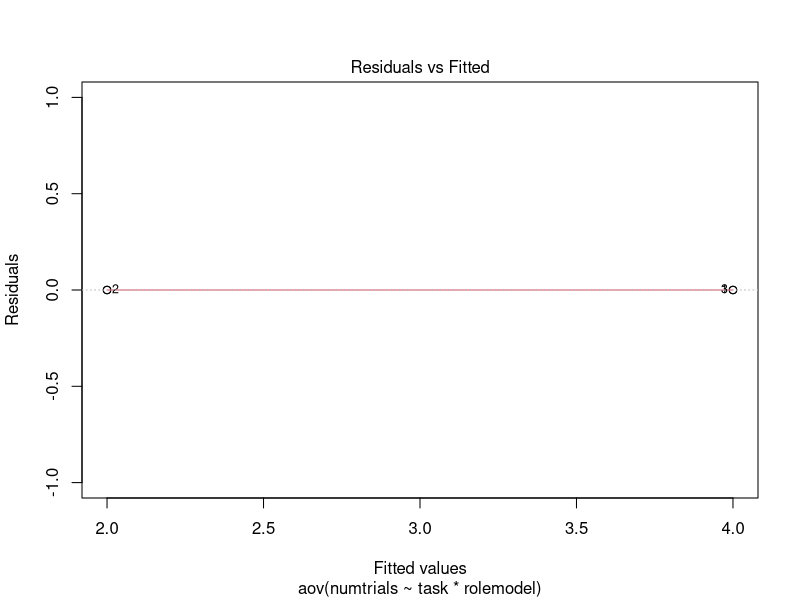

Write the R code that produced this figure. (Note: this script raises an error after producing the figure.)
## ---- chunk 1
library(tidyverse) # for data munging
library(knitr) # for kable table formating
library(ggthemes)
## ---- chunk 2

d <- read_csv("data/obrien2015_pilotA_November 14, 2017_10.54.csv")


## ---- chunk 3

#Filter out first two rows
d <- d %>%
  filter(!((IPAddress == "IP Address") |
           IPAddress == "{\"ImportId\":\"ipAddress\"}")) %>% #need the backlash to view the quote
  select(contains("DV"), condition, ResponseId)


## ---- chunk 4

d.tidy <- d %>%
  gather(dv, dvresponse, contains("DV")) %>%
  filter(!is.na(dvresponse)) %>% #filters out n/a responses ; to be tidy, we could modify the dv repsonse label to clean up
  mutate(rolemodel = ifelse(condition == "pastrational","past",
                            ifelse(condition =="pastfun","past","future"))) %>%
  mutate(task = ifelse(condition == "pastrational","selfcontrol",
                            ifelse(condition =="futurerational","selfcontrol","fun")))
  
    

#Make dv response into a numeric

d.tidy$dvresponse <- as.numeric(d.tidy$dvresponse)

#Summarize by task

d.summarized <- d.tidy %>%
  group_by(ResponseId, task, rolemodel) %>%
  summarise(numtrials = sum(dvresponse == 1, na.rm = TRUE))
 
#Convert task & rolemodel to factor

d.summarized$task <- as.factor(d.summarized$task)
d.summarized$rolemodel <- as.factor(d.summarized$rolemodel)

#Make 
d.summarized$numtrials <- as.numeric(d.summarized$numtrials)


## ---- chunk 5

fit <- aov(numtrials ~ task * rolemodel, data=d.summarized)

plot(fit)

summary(fit)

